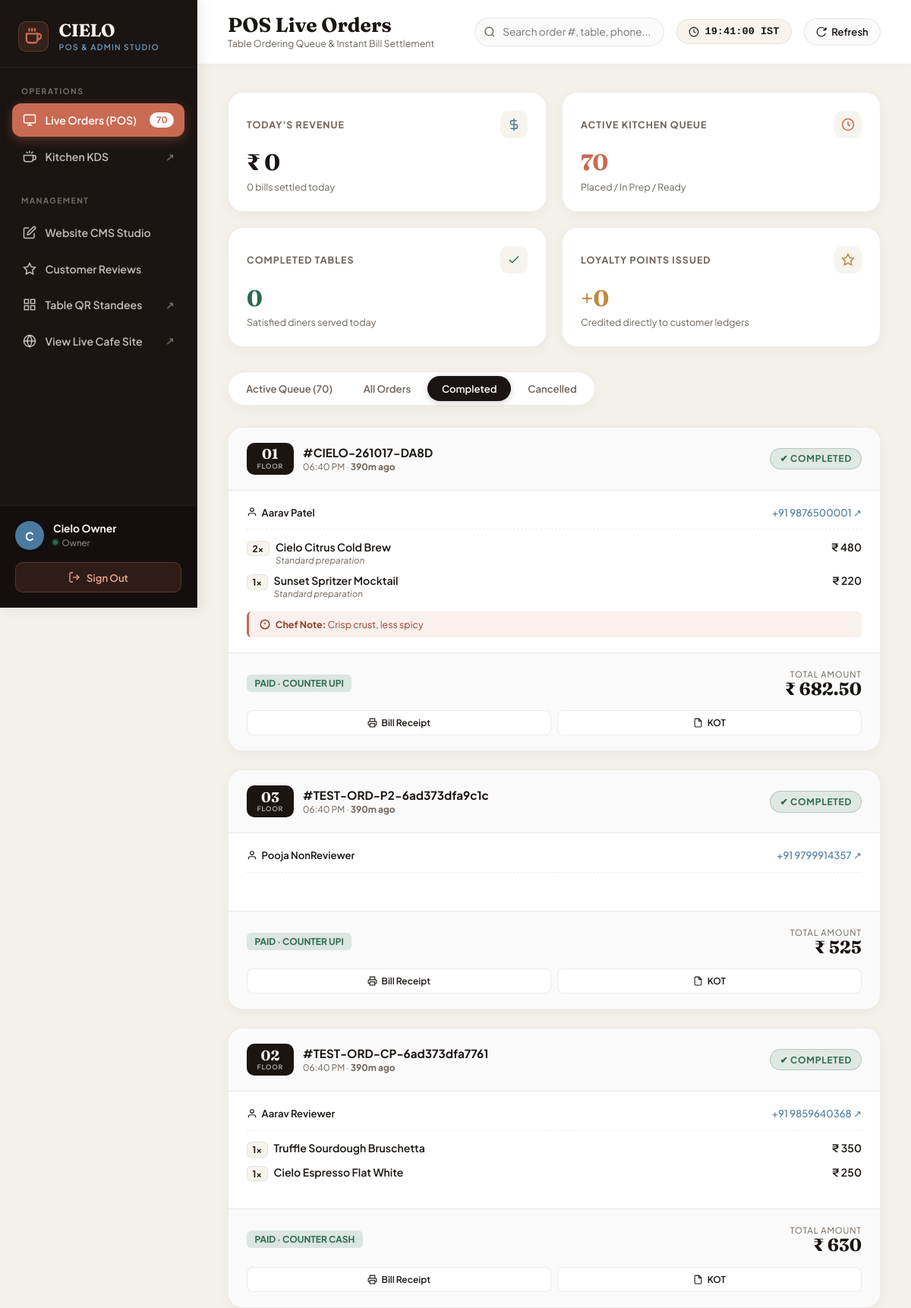
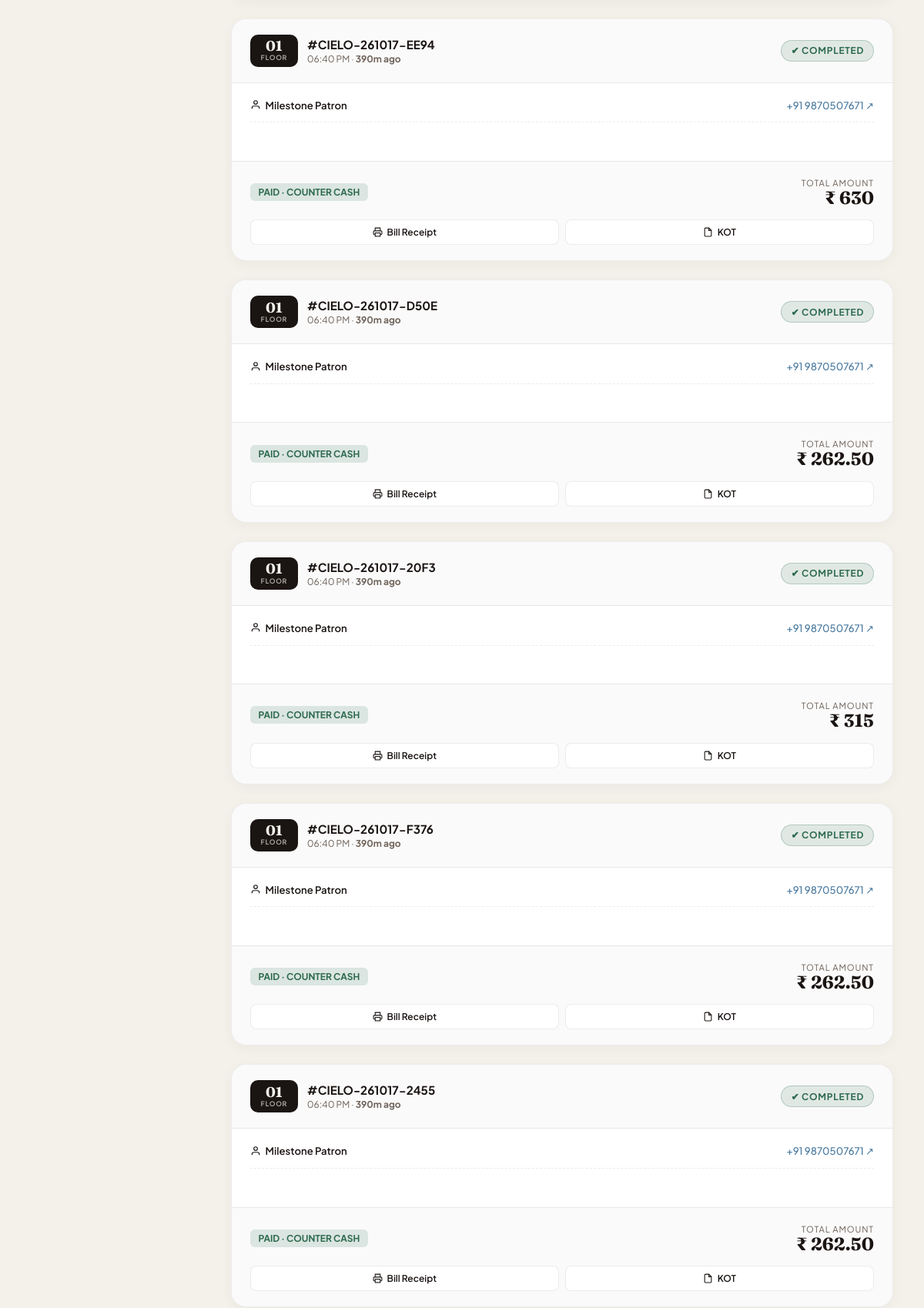
The page /admin/orders.php?filter=completed (signed in, upper part) on the database its author committed (2 pictures, top to bottom).
### tables this page shows
CREATE TABLE `orders` (
  `id` INTEGER PRIMARY KEY AUTOINCREMENT,
  `order_number` TEXT NOT NULL UNIQUE,
  `user_id` INTEGER NULL,
  `table_id` INTEGER NOT NULL,
  `status` TEXT NOT NULL DEFAULT 'placed',
  `subtotal_paise` INTEGER NOT NULL DEFAULT 0,
  `discount_paise` INTEGER NOT NULL DEFAULT 0,
  `tax_paise` INTEGER NOT NULL DEFAULT 0,
  `total_paise` INTEGER NOT NULL DEFAULT 0,
  `payment_status` TEXT NOT NULL DEFAULT 'pending',
  `payment_method` TEXT NOT NULL DEFAULT 'counter_cash',
  `kitchen_notes` TEXT NULL,
  `cancelled_reason` TEXT NULL,
  `created_at` TEXT NOT NULL DEFAULT CURRENT_TIMESTAMP,
  `updated_at` TEXT NOT NULL DEFAULT CURRENT_TIMESTAMP,
  FOREIGN KEY (`table_id`) REFERENCES `tables` (`id`),
  FOREIGN KEY (`user_id`) REFERENCES `users` (`id`) ON DELETE SET NULL
);

CREATE TABLE `tables` (
  `id` INTEGER PRIMARY KEY AUTOINCREMENT,
  `table_number` TEXT NOT NULL UNIQUE,
  `qr_token` TEXT NOT NULL UNIQUE,
  `capacity` INTEGER NOT NULL DEFAULT 4,
  `is_active` INTEGER NOT NULL DEFAULT 1,
  `created_at` TEXT NOT NULL DEFAULT CURRENT_TIMESTAMP,
  `updated_at` TEXT NOT NULL DEFAULT CURRENT_TIMESTAMP
);

CREATE TABLE `users` (
  `id` INTEGER PRIMARY KEY AUTOINCREMENT,
  `phone` TEXT NOT NULL UNIQUE,
  `name` TEXT NULL,
  `email` TEXT NULL,
  `dob` TEXT NULL,
  `created_at` TEXT NOT NULL DEFAULT CURRENT_TIMESTAMP,
  `updated_at` TEXT NOT NULL DEFAULT CURRENT_TIMESTAMP
);

CREATE TABLE `order_items` (
  `id` INTEGER PRIMARY KEY AUTOINCREMENT,
  `order_id` INTEGER NOT NULL,
  `item_id` INTEGER NOT NULL,
  `variant_id` INTEGER NULL,
  `item_name` TEXT NOT NULL,
  `quantity` INTEGER NOT NULL DEFAULT 1,
  `unit_price_paise` INTEGER NOT NULL DEFAULT 0,
  `total_price_paise` INTEGER NOT NULL DEFAULT 0,
  `addons_json` TEXT NULL,
  `item_note` TEXT NULL,
  `created_at` TEXT NOT NULL DEFAULT CURRENT_TIMESTAMP,
  FOREIGN KEY (`order_id`) REFERENCES `orders` (`id`) ON DELETE CASCADE
);

### admin/orders.php (the view, shortened to what the rows shown need)
<?php
require_once __DIR__ . '/../app/bootstrap.php';
$statusFilter = trim((string)($_GET['filter'] ?? 'active'));
$queryWhere = '1=1';
$params = [];
if ($statusFilter === 'active') {
    $queryWhere = '`status` IN ("placed", "preparing", "ready")';
} elseif ($statusFilter === 'completed') {
    $queryWhere = '`status` = "completed"';
} elseif ($statusFilter === 'cancelled') {
    $queryWhere = '`status` = "cancelled"';
}
$orders = Order::where($queryWhere, $params, '`created_at` DESC', 100);
$todayStart = date('Y-m-d 00:00:00');
$todayEnd = date('Y-m-d 23:59:59');
$todayRevenuePaise = 0;
$activeOrdersAll = Order::where('`status` IN ("placed", "preparing", "ready")');
$activeCount = count($activeOrdersAll);
$completedTodayOrders = Order::where('`created_at` BETWEEN :ts AND :te AND `status` = "completed"', ['ts' => $todayStart, 'te' => $todayEnd]);
$completedTodayCount = count($completedTodayOrders);
$todayPointsSum = db()->fetchColumn(
    "SELECT COALESCE(SUM(points), 0) FROM `points_ledger` WHERE `type` = 'credit' AND `created_at` BETWEEN :ts AND :te",
    ['ts' => $todayStart, 'te' => $todayEnd]
);
?>
<!DOCTYPE html>
<html lang="en">
<head>
</head>
<body>
  <?php require __DIR__ . '/includes/sidebar.php'; ?>
  <div class="admin-main-wrapper">
    <header class="admin-topbar">
      <div class="topbar-title-wrap">
        <h1 class="topbar-heading">POS Live Orders</h1>
      </div>
    </header>
    <main class="dashboard-content">
      <section class="kpi-grid">
        <div class="kpi-card">
          <div>
            <h2 class="kpi-value"><?= Money::format($todayRevenuePaise) ?></h2>
          </div>
        </div>
        <div class="kpi-card">
          <div>
            <h2 class="kpi-value" style="color:var(--accent-terracotta);"><?= $activeCount ?></h2>
          </div>
        </div>
        <div class="kpi-card">
          <div>
            <h2 class="kpi-value" style="color:#2D6A4F;"><?= $completedTodayCount ?></h2>
          </div>
        </div>
        <div class="kpi-card">
          <div>
            <h2 class="kpi-value" style="color:#C08A3E;">+<?= number_format((int)$todayPointsSum) ?></h2>
          </div>
        </div>
      </section>
      <section class="orders-grid" id="ordersGrid">
        <?php if (empty($orders)): ?>
          <div class="empty-state">
            <div class="empty-icon">
              <svg width="24" height="24" viewBox="0 0 24 24" fill="none" stroke="currentColor" stroke-width="2"><rect x="3" y="3" width="18" height="18" rx="2" ry="2"/><line x1="9" y1="9" x2="15" y2="9"/><line x1="9" y1="13" x2="15" y2="13"/></svg>
            </div>
            <h3 style="font-family:'Fraunces', serif; font-size:1.35rem; margin:0 0 0.5rem;">No Orders in this View</h3>
            <p style="color:var(--text-muted); font-size:0.88rem; margin:0;">
              <?= $statusFilter === 'active' ? 'Kitchen queue is all caught up!' : 'No orders matched this status filter.' ?>
            </p>
          </div>
        <?php else: ?>
          <?php foreach ($orders as $order): ?>
            <?php
              $table = Table::find((int)$order['table_id']);
              $user = !empty($order['user_id']) ? User::find((int)$order['user_id']) : null;
              $items = OrderItem::where('`order_id` = :oid', ['oid' => (int)$order['id']]);
              $isPaid = ($order['payment_status'] === 'paid');
              $statusClass = 'status-' . htmlspecialchars((string)$order['status']);
              $orderAgeMin = max(0, (int)floor((time() - strtotime((string)$order['created_at'])) / 60));
            ?>
            <div class="order-card"
                 data-order-num="<?= e($order['order_number']) ?>"
                 data-table="<?= e($table['table_number'] ?? '00') ?>"
                 data-phone="<?= e($user['phone'] ?? '') ?>">
              <div class="order-card-header">
                <div class="order-header-left">
                  <div class="table-badge">
                    <span><?= e($table['table_number'] ?? 'T-??') ?></span>
                    <span class="table-sub"><?= e($table['floor'] ?? 'Floor') ?></span>
                  </div>
                  <div class="order-identity">
                    <span class="order-num-text">
                      #<?= e($order['order_number']) ?>
                    </span>
                    <span class="order-time-text">
                      <?= date('h:i A', strtotime((string)$order['created_at'])) ?> · <strong><?= $orderAgeMin ?>m ago</strong>
                    </span>
                  </div>
                </div>
                <span class="status-badge <?= $statusClass ?>">
                  <?php if ($order['status'] === 'placed'): ?>
                    ● New Order
                  <?php elseif ($order['status'] === 'preparing'): ?>
                    🍳 Preparing
                  <?php elseif ($order['status'] === 'ready'): ?>
                    🔔 Ready to Serve
                  <?php elseif ($order['status'] === 'completed'): ?>
                    ✔ Completed
                  <?php else: ?>
                    <?= ucfirst((string)$order['status']) ?>
                  <?php endif; ?>
                </span>
              </div>
              <div class="order-card-body">
                <div class="patron-row">
                  <div class="patron-name">
                    <svg width="14" height="14" viewBox="0 0 24 24" fill="none" stroke="currentColor" stroke-width="2"><path d="M20 21v-2a4 4 0 0 0-4-4H8a4 4 0 0 0-4 4v2"/><circle cx="12" cy="7" r="4"/></svg>
                    <span><?= e($user['name'] ?? 'Guest Diner') ?></span>
                  </div>
                  <?php if (!empty($user['phone'])): ?>
                    <a href="https://wa.me/91<?= preg_replace('/[^0-9]/', '', $user['phone']) ?>" target="_blank" class="patron-phone" title="Chat on WhatsApp">
                      +91 <?= e($user['phone']) ?> ↗
                    </a>
                  <?php else: ?>
                    <span style="color:var(--text-muted); font-size:0.75rem;">Walk-in</span>
                  <?php endif; ?>
                </div>
                <div class="items-container">
                  <?php foreach ($items as $it): ?>
                    <div class="item-row">
                      <div class="item-left">
                        <span class="item-qty-tag"><?= (int)$it['quantity'] ?>x</span>
                        <div class="item-title-wrap">
                          <span class="item-title"><?= e($it['item_name']) ?></span>
                          <?php if (!empty($it['item_note'])): ?>
                            <div class="item-note-text"><?= e($it['item_note']) ?></div>
                          <?php endif; ?>
                        </div>
                      </div>
                      <span class="item-price"><?= Money::format((int)$it['total_price_paise']) ?></span>
                    </div>
                  <?php endforeach; ?>
                </div>
                <?php if (!empty($order['kitchen_notes'])): ?>
                  <div class="kitchen-callout">
                    <svg width="14" height="14" viewBox="0 0 24 24" fill="none" stroke="currentColor" stroke-width="2.5"><circle cx="12" cy="12" r="10"/><line x1="12" y1="8" x2="12" y2="12"/><line x1="12" y1="16" x2="12.01" y2="16"/></svg>
                    <span><strong>Chef Note:</strong> <?= e($order['kitchen_notes']) ?></span>
                  </div>
                <?php endif; ?>
              </div>
              <div class="order-card-footer">
                <div class="financials-row">
                  <span class="payment-tag <?= $isPaid ? 'payment-paid' : 'payment-unpaid' ?>">
                    <?= $isPaid ? ('PAID · ' . strtoupper(str_replace('_', ' ', (string)$order['payment_method']))) : 'UNSETTLED' ?>
                  </span>
                  <div class="grand-total-wrap">
                    <div class="total-label">Total Amount</div>
                    <div class="total-amount"><?= Money::format((int)$order['total_paise']) ?></div>
                  </div>
                </div>
                <div class="secondary-actions">
                  <a href="/admin/print_bill.php?order_id=<?= (int)$order['id'] ?>&autoprint=1" target="_blank" class="btn-print-action" title="Print Customer Tax Bill">
                    <svg width="13" height="13" viewBox="0 0 24 24" fill="none" stroke="currentColor" stroke-width="2"><polyline points="6 9 6 2 18 2 18 9"/><path d="M6 18H4a2 2 0 0 1-2-2v-5a2 2 0 0 1 2-2h16a2 2 0 0 1 2 2v5a2 2 0 0 1-2 2h-2"/><rect x="6" y="14" width="12" height="8"/></svg>
                    <span>Bill Receipt</span>
                  </a>
                  <a href="/kitchen/print_kot.php?order_id=<?= (int)$order['id'] ?>&autoprint=1" target="_blank" class="btn-print-action" title="Print Kitchen Order Ticket">
                    <svg width="13" height="13" viewBox="0 0 24 24" fill="none" stroke="currentColor" stroke-width="2"><path d="M14 2H6a2 2 0 0 0-2 2v16a2 2 0 0 0 2 2h12a2 2 0 0 0 2-2V8z"/><polyline points="14 2 14 8 20 8"/></svg>
                    <span>KOT</span>
                  </a>
                </div>
              </div>
            </div>
          <?php endforeach; ?>
        <?php endif; ?>
      </section>
    </main>
  </div>
</body>
</html>

### rows shown on the page
orders: table.table_number "01", order_number "CIELO-261017-DA8D", created_at "06:40 PM", created_at "390", status "✔ COMPLETED", user.name "Aarav Patel", user.phone "9876500001", kitchen_notes "Crisp crust, less spicy", payment_method "COUNTER UPI", total_paise "₹ 682.50"
order_items: quantity "2", item_name "Cielo Citrus Cold Brew", item_note "Standard preparation", total_price_paise "₹ 480"
order_items: quantity "1", item_name "Sunset Spritzer Mocktail", item_note "Standard preparation", total_price_paise "₹ 220"
orders: table.table_number "03", order_number "TEST-ORD-P2-6ad373dfa9c1c", created_at "06:40 PM", created_at "390", status "✔ COMPLETED", user.name "Pooja NonReviewer", user.phone "9799914357", payment_method "COUNTER UPI", total_paise "₹ 525"
orders: table.table_number "02", order_number "TEST-ORD-CP-6ad373dfa7761", created_at "06:40 PM", created_at "390", status "✔ COMPLETED", user.name "Aarav Reviewer", user.phone "9859640368", payment_method "COUNTER CASH", total_paise "₹ 630"
order_items: quantity "1", item_name "Truffle Sourdough Bruschetta", total_price_paise "₹ 350"
order_items: quantity "1", item_name "Cielo Espresso Flat White", total_price_paise "₹ 250"
orders: table.table_number "01", order_number "CIELO-261017-EE94", created_at "06:40 PM", created_at "390", status "✔ COMPLETED", user.name "Milestone Patron", user.phone "9870507671", payment_method "COUNTER CASH", total_paise "₹ 630"
orders: table.table_number "01", order_number "CIELO-261017-D50E", created_at "06:40 PM", created_at "390", status "✔ COMPLETED", user.name "Milestone Patron", user.phone "9870507671", payment_method "COUNTER CASH", total_paise "₹ 262.50"
orders: table.table_number "01", order_number "CIELO-261017-20F3", created_at "06:40 PM", created_at "390", status "✔ COMPLETED", user.name "Milestone Patron", user.phone "9870507671", payment_method "COUNTER CASH", total_paise "₹ 315"
orders: table.table_number "01", order_number "CIELO-261017-F376", created_at "06:40 PM", created_at "390", status "✔ COMPLETED", user.name "Milestone Patron", user.phone "9870507671", payment_method "COUNTER CASH", total_paise "₹ 262.50"
orders: table.table_number "01", order_number "CIELO-261017-2455", created_at "06:40 PM", created_at "390", status "✔ COMPLETED", user.name "Milestone Patron", user.phone "9870507671", payment_method "COUNTER CASH", total_paise "₹ 262.50"

### other values the page prints
$activeOrdersCount "70"
substr((string)($staffUser['name'] ?? 'U'), 0, 1) "C"
$staffUser['name'] "Cielo Owner"
$staffUser['role'] "Owner"
Money::format($todayRevenuePaise) "₹ 0"
count($todayPaidOrders) "0"
$activeCount "70"
$completedTodayCount "0"
$todayPointsSum "0"
